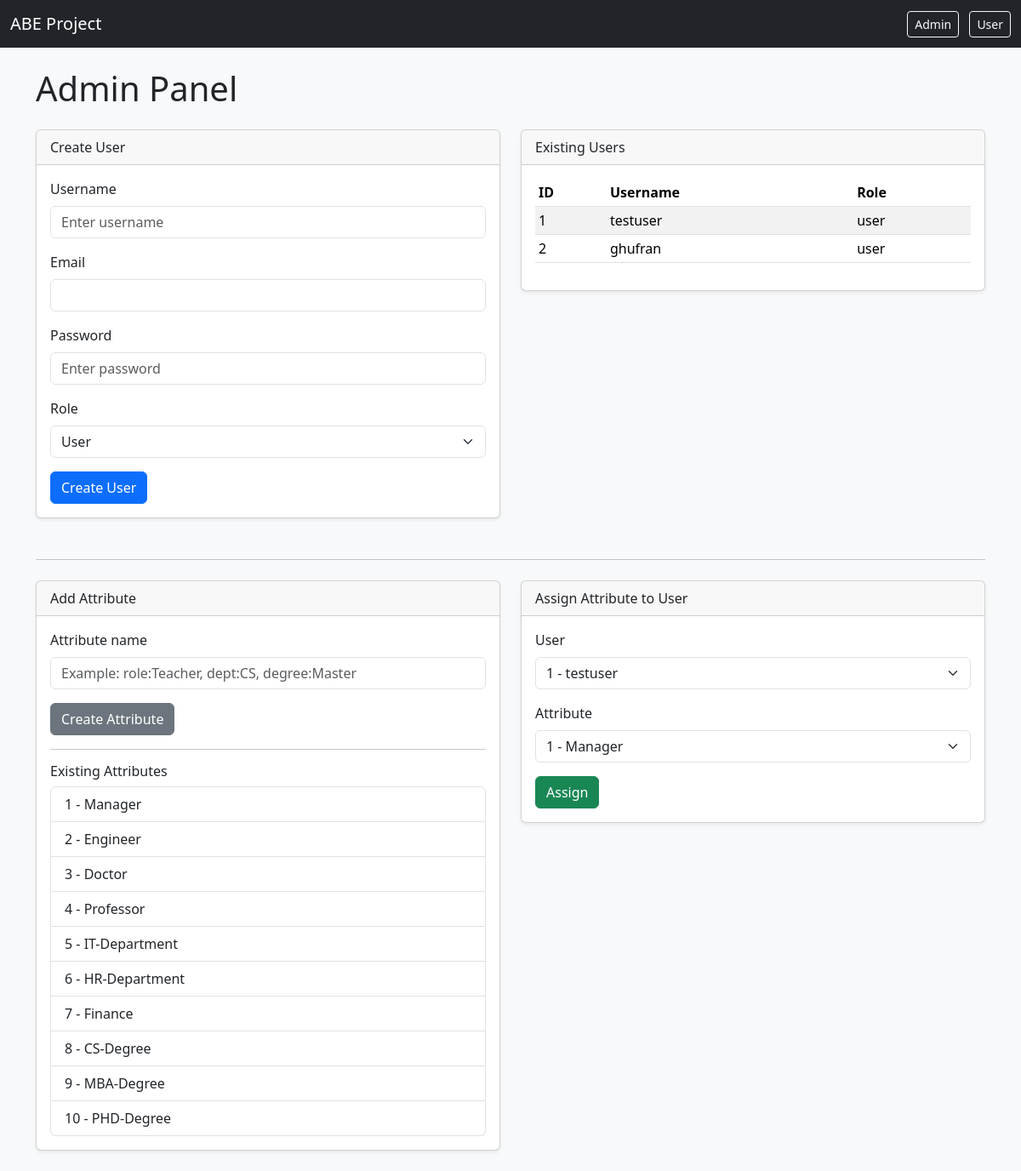
The page /admin on the database its author committed.
### app1.py (models this page shows)
class User(db.Model):
    __tablename__ = "users"
    id = db.Column(db.Integer, primary_key=True)
    username = db.Column(db.String(80), unique=True, nullable=False)
    email = db.Column(db.String(120), unique=True, nullable=False)
    password_hash = db.Column(db.String(255), nullable=False)
    role = db.Column(db.String(20), nullable=False, default="user")  # "admin" or "user"
    attributes = db.relationship("UserAttribute", back_populates="user", cascade="all, delete-orphan")
    files = db.relationship("File", back_populates="owner", cascade="all, delete-orphan")

class Attribute(db.Model):
    __tablename__ = "attributes"
    id = db.Column(db.Integer, primary_key=True)
    name = db.Column(db.String(120), unique=True, nullable=False)  # e.g. "role:Teacher"
    users = db.relationship("UserAttribute", back_populates="attribute", cascade="all, delete-orphan")

### app1.py (the view, shortened to what this page needs)
@app.route("/admin", methods=["GET", "POST"])
def admin():
    users = User.query.all()
    attributes = Attribute.query.all()
    return render_template("admin.html", users=users, attributes=attributes)

### templates/admin.html (shortened to what this page needs)
{% extends "base.html" %}
{% block content %}
<h1 class="mb-4">Admin Panel</h1>
<div class="row">
    <div class="col-md-6">
        <div class="card mb-4 shadow-sm">
            <div class="card-header">
                Create User
            </div>
            <div class="card-body">
                <form method="post" action="{{ url_for('admin') }}">
                    <div class="mb-3">
                        <label class="form-label">Username</label>
                        <input type="text" class="form-control" name="username" placeholder="Enter username">
                    </div>
			<div class="mb-3">
  			 <label class="form-label">Email</label>
   			 <input type="email" name="email" class="form-control" required>
		    </div>
                    <div class="mb-3">
                        <label class="form-label">Password</label>
                        <input type="password" class="form-control" name="password" placeholder="Enter password">
                    </div>
                    <div class="mb-3">
                        <label class="form-label">Role</label>
                        <select class="form-select" name="role">
                            <option value="user" selected>User</option>
                        </select>
                    </div>
                    <button type="submit" class="btn btn-primary">Create User</button>
                </form>
            </div>
        </div>
    </div>
    <div class="col-md-6">
        <div class="card mb-4 shadow-sm">
            <div class="card-header">
                Existing Users
            </div>
            <div class="card-body">
                {% if users %}
                    <table class="table table-sm table-striped">
                        <thead>
                            <tr>
                                <th>ID</th>
                                <th>Username</th>
                                <th>Role</th>
                            </tr>
                        </thead>
                        <tbody>
                            {% for u in users %}
                            <tr>
                                <td>{{ u.id }}</td>
                                <td>{{ u.username }}</td>
                                <td>{{ u.role }}</td>
                            </tr>
                            {% endfor %}
                        </tbody>
                    </table>
                {% else %}
                    <p>No users yet.</p>
                {% endif %}
            </div>
        </div>
    </div>
</div>
<hr class="my-4">
<div class="row">
    <div class="col-md-6">
        <div class="card mb-4 shadow-sm">
            <div class="card-header">
                Add Attribute
            </div>
            <div class="card-body">
                <form method="post" action="{{ url_for('add_attribute') }}">
                    <div class="mb-3">
                        <label class="form-label">Attribute name</label>
                        <input type="text" class="form-control" name="attribute_name"
                               placeholder="Example: role:Teacher, dept:CS, degree:Master">
                    </div>
                    <button type="submit" class="btn btn-secondary">Create Attribute</button>
                </form>
                <hr>
                <h6>Existing Attributes</h6>
                {% if attributes %}
                    <ul class="list-group">
                        {% for a in attributes %}
                        <li class="list-group-item">{{ a.id }} - {{ a.name }}</li>
                        {% endfor %}
                    </ul>
                {% else %}
                    <p>No attributes yet.</p>
                {% endif %}
            </div>
        </div>
    </div>
    <div class="col-md-6">
    <div class="card mb-4 shadow-sm">
        <div class="card-header">
            Assign Attribute to User
        </div>
        <div class="card-body">
            <form method="post" action="{{ url_for('assign_attribute') }}">
                <div class="mb-3">
                    <label class="form-label">User</label>
                    <select class="form-select" name="user_id">
                        {% for u in users %}
                        <option value="{{ u.id }}">{{ u.id }} - {{ u.username }}</option>
                        {% endfor %}
                    </select>
                </div>
                <div class="mb-3">
                    <label class="form-label">Attribute</label>
                    <select class="form-select" name="attribute_id">
                        {% for a in attributes %}
                        <option value="{{ a.id }}">{{ a.id }} - {{ a.name }}</option>
                        {% endfor %}
                    </select>
                </div>
                <button type="submit" class="btn btn-success">Assign</button>
            </form>
        </div>
    </div>
</div>
</div>
{% endblock %}

### templates/base.html (shortened to what this page needs)
<!doctype html>
<html lang="en">
<head>
    <link href="https://cdn.jsdelivr.net/npm/bootstrap@5.3.3/dist/css/bootstrap.min.css"
          rel="stylesheet"
>
</head>
<body class="bg-light">
<nav class="navbar navbar-expand-lg navbar-dark bg-dark mb-4">
  <div class="container-fluid">
    <a class="navbar-brand" href="/">ABE Project</a>
    <div>
      <a class="btn btn-outline-light btn-sm me-2" href="/admin">Admin</a>
      <a class="btn btn-outline-light btn-sm" href="/user">User</a>
    </div>
  </div>
</nav>
<div class="container">
    {% block content %}{% endblock %}
</div>
</body>
</html>

### rows shown on the page
User: id "1", username "testuser", role "user"
User: id "2", username "ghufran", role "user"
Attribute: id "1", name "Manager"
Attribute: id "2", name "Engineer"
Attribute: id "3", name "Doctor"
Attribute: id "4", name "Professor"
Attribute: id "5", name "IT-Department"
Attribute: id "6", name "HR-Department"
Attribute: id "7", name "Finance"
Attribute: id "8", name "CS-Degree"
Attribute: id "9", name "MBA-Degree"
Attribute: id "10", name "PHD-Degree"

### other values the page prints
form field user_id "1 - testuser"
form field attribute_id "1 - Manager"
